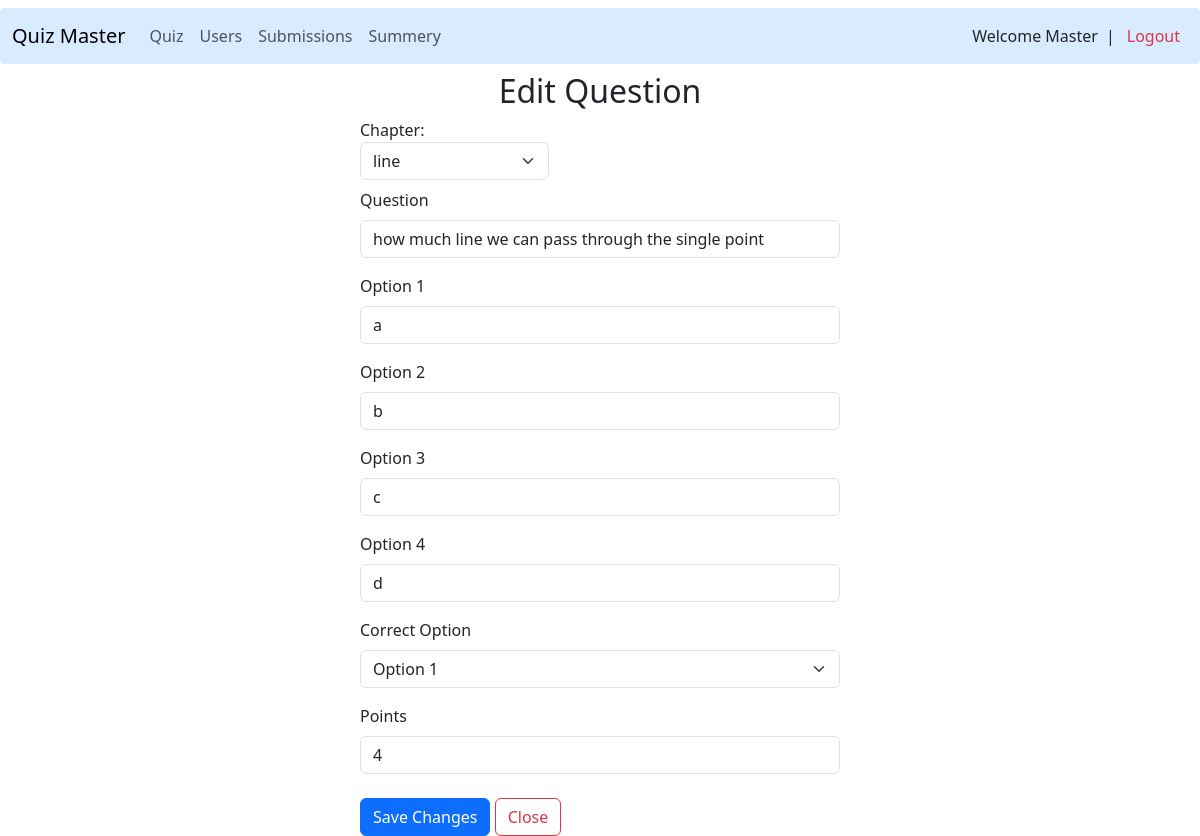
The page /master/1/editquestion (signed in) on the database its author committed.
### models.py (models this page shows)
class Question(db.Model):
    __tablename__ = 'question'
    id = db.Column(db.Integer, primary_key=True)
    question = db.Column(db.String(80), nullable=False)
    option1 = db.Column(db.String(120), nullable=False)
    option2 = db.Column(db.String(120), nullable=False)
    option3 = db.Column(db.String(120), nullable=False)
    option4 = db.Column(db.String(120), nullable=False)
    answer = db.Column(db.String(120), nullable=False)
    point = db.Column(db.Integer, nullable=False)
    chapter_id = db.Column(db.Integer, db.ForeignKey('chapter.id'))
    scores = db.relationship('Score', backref='question', lazy=True , cascade="all, delete-orphan")

### routes.py (the view)
@app.route('/master/<int:id>/editquestion')
@master_required
def editquestion(id):
    return render_template('editquestion.html', user=User.query.get(session['user_id']), question=Question.query.get(id), chapters=Chapter.query.all())

### routes.py (called while the page is built)
def master_required(f):
    @wraps(f)
    def decorated_function(*args, **kwargs):
        if 'user_id' not in session:
            return redirect(url_for('login'))
        user = User.query.get(session['user_id'])
        if not user.is_master:
            return redirect(url_for('user'))
        return f(*args, **kwargs)
    return decorated_function

### templates/editquestion.html (shortened to what this page needs)
{% extends "layout.html" %}
{% block content %}
    <div class="title">
    <h2>Edit Question</h2>
    </div>
    <form class="form" method="post">
        <div>
            <label for="chapter" class="form-label">Chapter:
                <select name="chapter" id="chapter" class="form-select" required value="{{question.chapter.name}}">
                    {% for chapter in chapters %}
                        {%if chapter.id == question.chapter.id %}
                            <option value="{{chapter.id}}" selected >{{chapter.name}}</option>
                        {% else %}
                        <option value="{{chapter.id}}">{{chapter.name}}</option>
                        {% endif %}
                    {% endfor  %}
                </select>
            </label>
        </div>
        <div class="mb-3">
            <label for="question" class="form-label">Question</label>
            <input type="text" class="form-control" id="question" name="question" required value="{{question.question}}">
        </div>
        <div class="mb-3">
            <label for="option1" class="form-label">Option 1</label>
            <input type="text" class="form-control" id="option1" name="option1" required value="{{question.option1}}">
        </div>
        <div class="mb-3">
            <label for="option2" class="form-label">Option 2</label>
            <input type="text" class="form-control" id="option2" name="option2" required value="{{question.option2}}">
        </div>
        <div class="mb-3">
            <label for="option3" class="form-label">Option 3</label>
            <input type="text" class="form-control" id="option3" name="option3" required value="{{question.option3}}">
        </div>
        <div class="mb-3">
            <label for="option4" class="form-label">Option 4</label>
            <input type="text" class="form-control" id="option4" name="option4" required value="{{question.option4}}">
        </div>
        <div class="mb-3">
            <label for="correctoption" class="form-label">Correct Option</label>
            <select name="correctoption" id="correctoption" class="form-select" required value="question.answer">
                <option value="1" {% if question.answer == "1" %}selected{% endif %}>Option 1</option>
            </select>
        </div>
        <div class="mb-3">
            <label for="point" class="form-label">Points</label>
            <input type="number" class="form-control" id="point" name="point" required value="{{question.point}}">
        </div>
        <div class="mt-2">
            <button type="submit" class="btn btn-primary">Save Changes</button>
            <a href="{{ url_for('quiz') }}" class="btn btn-outline-danger">Close</a>
        </div>
    </form>
{% endblock  %}

### templates/editquestion.html (style rules this page uses)
form { display: flex; flex-direction: column; alignitems: center; width: 40%; margin: auto; }
.title { display: flex; justify-content:center; }

### rows shown on the page
Question: question "how much line we can pass through the single point", option1 "a", option2 "b", option3 "c", option4 "d", correctoption "Option 1", point "4"

### other values the page prints
form field chapter "line"
